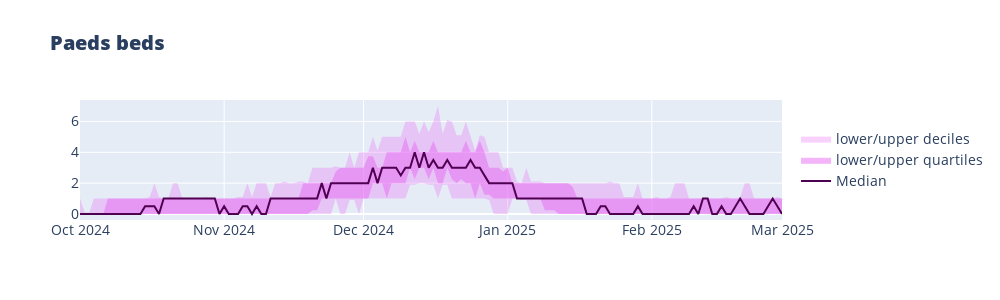

The cell this chart's notebook holds for it:
### Code cell
fig = fan_chart(df30_paeds, 'Paeds beds')
fig.show()

### Figure 1 — Plotly figure (JSON) as saved in the notebook; plotly's stock layout.template omitted (floating-point values rounded to 4 significant figures; data arrays with more than 128 entries replaced by an {"elided": "..."} marker saying what was removed)
{"data": [{"fill": "toself", "fillcolor": "rgba(231,107,243,0.3)", "line": {"color": "rgba(255,255,255,0)"}, "name": "lower/upper deciles", "type": "scatter", "x": {"elided": "304 str values"}, "y": {"elided": "304 float values"}}, {"fill": "toself", "fillcolor": "rgba(231,107,243,0.5)", "line": {"color": "rgba(255,255,255,0)"}, "name": "lower/upper quartiles", "type": "scatter", "x": {"elided": "304 str values"}, "y": {"elided": "304 float values"}}, {"line": {"color": "rgb(80,0,80)"}, "name": "Median", "type": "scatter", "x": {"elided": "152 str values"}, "y": {"elided": "152 float values"}}], "layout": {"height": 300, "legend": {"font": {"size": 14}, "y": 0.5}, "title": {"font": {"size": 20, "weight": 900}, "text": "Paeds beds"}, "width": 1000, "xaxis": {"tickfont": {"size": 14}}, "yaxis": {"tickfont": {"size": 14}}}}
